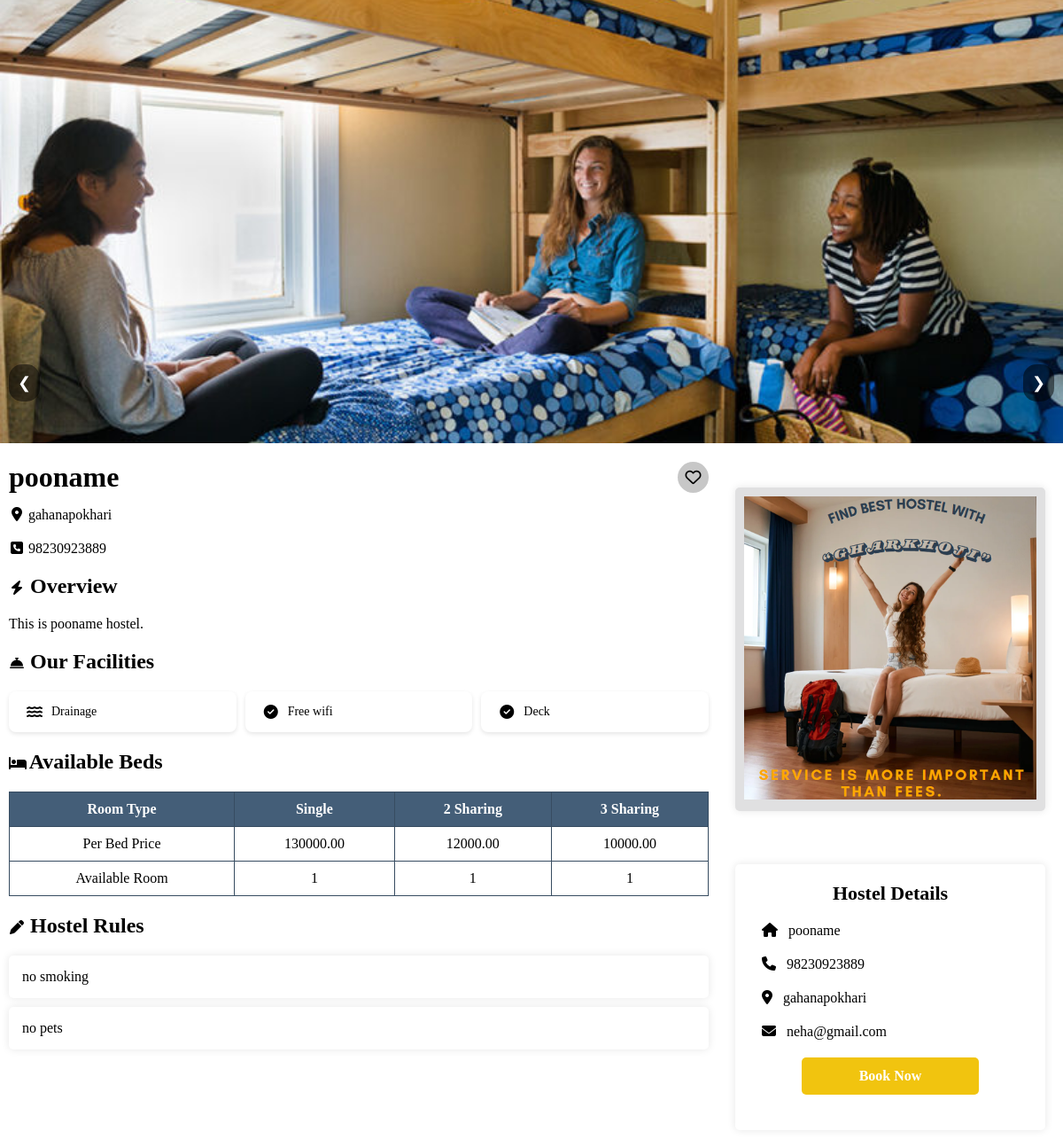
The app's page /hosteldetails/6/ with its own data.
### app/models.py (models this page shows, shortened)
class HostelImage(models.Model):
    hostel = models.ForeignKey(HostelProperty, on_delete=models.CASCADE, related_name='images')
    image = models.ImageField(upload_to='hostel_images/')

class HostelProperty(models.Model):
    HOSTEL_TYPES = [
        ('Boy', 'Boy'),
        ('Girl', 'Girl')
    ]
    STATUS_CHOICES = [('pending', 'Pending'), ('approved', 'Approved'), ('rejected', 'Rejected')]
    AVAILABILITY_STATUS = [
        ('available', 'Available'),
        ('unavailable', 'Unavailable')
    ]
    unique_id = models.CharField(max_length=10, unique=True, editable=False)
    title = models.CharField(max_length=255)
    hostel_type = models.CharField(max_length=10, choices=HOSTEL_TYPES)
    description = models.TextField()
    phone_number = models.CharField(max_length=15)
    email = models.EmailField()
    location = models.CharField(max_length=255)
    latitude = models.FloatField(null=True, blank=True)
    longitude = models.FloatField(null=True, blank=True)
    single_beds = models.PositiveIntegerField()
    shared_2_beds = models.PositiveIntegerField()
    shared_3_beds = models.PositiveIntegerField()
    price_single_bed = models.DecimalField(max_digits=10, decimal_places=2)
    price_shared_2_beds = models.DecimalField(max_digits=10, decimal_places=2)
    price_shared_3_beds = models.DecimalField(max_digits=10, decimal_places=2)
    availability = models.CharField(max_length=15, choices=AVAILABILITY_STATUS)
    rules = models.TextField()
    pan_number = models.CharField(max_length=50)
    amenities = models.TextField()  # Store as JSON or comma-separated values
    approval_status = models.CharField(max_length=10, choices=STATUS_CHOICES, default='pending')
    created_at = models.DateTimeField(auto_now_add=True)
    class Meta:
        verbose_name_plural = "Hostel Details"

### app/views.py (the view)
# urls.py: path('hosteldetails/<int:id>/', views.HostelDetails, name='hosteldetails'),
def HostelDetails(request, id):
    hostel = get_object_or_404(HostelProperty, id=id)
    amenities_list = hostel.amenities.split(", ") if hostel.amenities else []  # Convert amenities to a list
    return render(request, 'Hosteldetails.html', {'hostel': hostel, 'amenities': amenities_list})

### templates/hosteldetails.html (shortened to what this page needs)
<!DOCTYPE html>
<html lang="en">
<head>
    {% load static %}
    <link rel="stylesheet" href="{% static 'css/hosteldetails.css' %}">
    <link rel="stylesheet" href="https://cdnjs.cloudflare.com/ajax/libs/font-awesome/6.5.1/css/all.min.css">
</head>
<body>
    <div class="gallery">
        {% if hostel.images.all %}
            <div class="slider">
                {% for image in hostel.images.all %}
                    <img src="{{ image.image.url }}" alt="{{ hostel.title }}" class="{% if forloop.first %}active{% endif %}">
                {% endfor %}
            </div>
            <button class="prev">&#10094;</button>
            <button class="next">&#10095;</button>
        {% else %}
            <img src="path/to/default-image.jpg" alt="Default Image">
        {% endif %}
    </div>
    <div class="container">
        <div class="content">
            <div class="header">
                <h1>{{ hostel.title }}</h1>
                <span class="save-icon"><i class="fa-regular fa-heart"></i></span>
            </div>
            <p><i class="fa-solid fa-location-dot"></i> {{ hostel.location }}</p>
            <p><i class="fa-solid fa-square-phone"></i> {{ hostel.phone_number }}</p>
            <h2><i class="fa-solid fa-bolt"></i> Overview</h2>
            <p>{{ hostel.description }}</p>
            <h2><i class="fa-solid fa-bell-concierge"></i> Our Facilities</h2>
            <div class="facilities-container">
                {% for amenity in amenities %}
                    <div class="facility-box">
                        <i class="fa-solid
                            {% if amenity == 'Lawn' %}fa-leaf
                            {% elif amenity == 'Drainage' %}fa-water
                            {% elif amenity == 'Free Wifi' %}fa-wifi
                            {% elif amenity == 'Garage' %}fa-car
                            {% elif amenity == 'Parking' %}fa-parking
                            {% elif amenity == 'Air Condition' %}fa-snowflake
                            {% elif amenity == 'Balcony' %}fa-building
                            {% elif amenity == 'Laundry' %}fa-soap
                            {% elif amenity == 'Fencing' %}fa-shield-alt
                            {% elif amenity == 'Water Supply' %}fa-tint
                            {% elif amenity == 'Garden' %}fa-seedling
                            {% elif amenity == 'CCTV' %}fa-camera
                            {% elif amenity == 'Smoking Area' %}fas fa-smoking
                            {% else %}fa-check-circle
                            {% endif %}"></i>
                        {{ amenity }}
                    </div>
                {% empty %}
                    <p>No facilites available.</p>
                {% endfor %}
                </div>
            <h2><i class="fa-solid fa-bed"></i>  Available Beds</h2>
            <table>
                <tr>
                    <th>Room Type</th>
                    <th>Single</th>
                    <th>2 Sharing</th>
                    <th>3 Sharing</th>
                </tr>
                <tr>
                    <td>Per Bed Price</td>
                    <td>{{ hostel.price_single_bed }}</td>
                    <td>{{ hostel.price_shared_2_beds }}</td>
                    <td>{{ hostel.price_shared_3_beds }}</td>
                </tr>
                <tr>
                    <td>Available Room</td>
                    <td>{{ hostel.single_beds }}</td>
                    <td>{{ hostel.shared_2_beds }}</td>
                    <td>{{ hostel.shared_3_beds }}</td>
                </tr>
            </table>
            <h2><i class="fa-solid fa-pen"></i> Hostel Rules</h2>
            <div class="box-container">
                {% for rule in hostel.rules.splitlines %}
                    <div class="box">{{ rule }}</div>
                {% endfor %}
            </div>
        </div>
        <div class="sidebar-container">
            <div class="sidebar-image-container">
                <img src="{% static 'img/Hosteldetails.png' %}" alt="Hostel Image" style="width: 100%; height: auto; object-fit: contain;">
            </div>
            <div class="sidebar">
                <h3>Hostel Details</h3>
                <p><i class="fa-solid fa-home"></i> {{ hostel.title }}</p>
                <p><i class="fa-solid fa-phone"></i> {{ hostel.phone_number }}</p>
                <p><i class="fa-solid fa-location-dot"></i> {{ hostel.location }}</p>
                <p><i class="fa-solid fa-envelope"></i> {{ hostel.email }}</p>
                <a href="{% url 'booking' %}" class="book-now">Book Now</a>
            </div>
        </div>
</body>
</html>

### static/css/hosteldetails.css (style rules this page uses)
* { margin: 0; padding: 0; box-sizing: border-box; }
.slider { position: relative; max-width: 100%; max-height:500px; overflow: hidden; }
.slider img { width: 100%; max-height: 500px; object-fit: cover; display: none; }
.slider img.active { display: block; }
.prev, .next { position: absolute; top: 32%; background-color: rgba(0, 0, 0, 0.5); color: white; border: none; padding: 10px; cursor: pointer; font-size: 18px; border-radius:15px; }
.prev { left: 10px; }
.next { right: 10px; }
.container { display: flex; width: 100%; max-width: 100%; margin: 10px auto; gap: 20px; }
.content { flex: 2; padding: 10px; }
.content p { margin-bottom:20px; }
.content h2 { margin-top: 20px; margin-bottom:20px; }
.content i { font-size: 16px; width: 18px; text-align: center; }
.save-icon { display: flex; align-items: center; justify-content: center; width: 35px; height: 35px; background-color: rgb(199, 199, 199); border-radius: 50%; cursor: pointer; position: relative; }
.save-icon i { font-size: 18px; color: rgb(0, 0, 0); }
.header { display: flex; align-items: center; justify-content: space-between; margin-bottom: 15px; }
.facilities-container { display: grid; grid-template-columns: repeat(3, 1fr); gap: 10px; margin-top: 10px; }
.facility-box { display: flex; align-items: center; gap: 10px; background: white; border-radius: 8px; padding: 15px 20px; box-shadow: 0 2px 5px rgba(0, 0, 0, 0.1); font-size: 14px; font-weight: 500; }
.facility-box i { color: #000000; }
table { width: 100%; border-collapse: collapse; }
table, th, td { border: 1px solid #374c61; }
th, td { padding: 10px; text-align: left; text-align: center; }
th { background: #445e78; color: white; }
.box-container { display: flex; flex-direction: column; gap: 10px; margin-top:15px; }
.box { background: white; padding: 15px; border-radius: 5px; box-shadow: 0 0 10px rgba(0, 0, 0, 0.1); text-align: left; }
.sidebar-container { display: flex; flex-direction: column; align-items: center; width: 350px; margin-top: 300px; margin-right: 20px; }
.sidebar-image-container { width: 100%; height: 365px; border-radius: 5px; box-shadow: 0 0 10px rgba(0, 0, 0, 0.1); background: #e0e0e1; padding: 10px; margin-bottom: 60px; margin-top: -260px; }
.sidebar { background: white; padding: 10px; border-radius: 5px; box-shadow: 0 0 10px rgba(0, 0, 0, 0.1); text-align: center; width: 100%; height: 300px; }
.sidebar h3 { font-size: 22px; margin-top: 10px; margin-bottom: 15px; font-weight: bold; }
.sidebar p { font-size: 16px; margin: 20px; text-align: left; }
.sidebar i { margin-right: 8px; color: #000000; }
.book-now { display: block; width: 100%; max-width: 200px; padding: 12px 0; margin: 20px auto 0; font-size: 16px; font-weight: bold; text-align: center; background: #F1C40F; color: white; text-decoration: none; border-radius: 5px; }

### records on screen
HostelImage: image (picture)
HostelProperty: title "pooname", location "gahanapokhari", phone_number "98230923889", description "This is pooname hostel.", price_single_bed "130000.00", price_shared_2_beds "12000.00", price_shared_3_beds "10000.00", single_beds "1", shared_2_beds "1", shared_3_beds "1", email "neha@gmail.com"

### other values on screen
{{ amenity }} "Drainage" "Free wifi" "Deck"
{{ rule }} "no smoking" "no pets"
